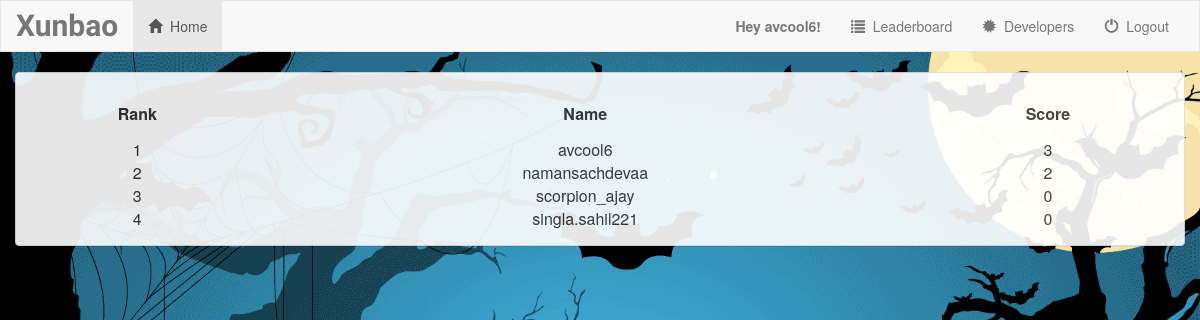
Screenshot of /leaderboard/ (signed in) with the database file from the repository.
### myapp/models.py (models this page shows)
class Profile(models.Model):
    user = models.OneToOneField(User, on_delete=models.CASCADE)
    solved = models.IntegerField(default=1)
    timetaken = models.DateTimeField(default=datetime.now)
    class Meta:
        ordering = ['-solved', 'timetaken']

### myapp/views.py (the view)
# urls.py: url(r'^leaderboard/$', views.leaderboard, name='leaderboard'),
def leaderboard(request):
    profiles = Profile.objects.all()
    return render(request, 'myapp/leaderboard.html', {
        'profiles': profiles,
    })

### myapp/templates/myapp/leaderboard.html
{% extends 'myapp/base.html' %}
{% block body %}
<div class="container-fluid" style="opacity: 0.9">
    <div class="panel panel-default">
        <div class="panel-body">
            <table class="responsive">
                <thead>
                  <tr>
                      <th>Rank</th>
                      <th>Name</th>
                      <th>Score</th>
                  </tr>
                </thead>
                <tbody>
                    {% for profile in profiles %}
                    <tr>
                        <td>
                            {{ forloop.counter }}
                        </td>
                        <td>
                            {{ profile.user.username }}
                        </td>
                        <td>
                            {{ profile.solved|add:"-1" }}
                        </td>
                    </tr>
                    {% endfor %}
                </tbody>
            </table>
        </div>
    </div>
</div>
{% endblock %}

### myapp/templates/myapp/base.html (shortened to what this page needs)
{%load static%}
<html lang="en">
<head>
    {% load staticfiles %}
    <link rel="stylesheet" href="//maxcdn.bootstrapcdn.com/bootstrap/3.2.0/css/bootstrap.min.css">
    <link rel="stylesheet" type="text/css" href="{% static 'css/style.css' %}">
</head>
<body style="background: url('{% static 'images/bg2.gif' %}'); background-repeat: no-repeat; background-attachment: fixed; background-size: cover;" >
    <nav class="navbar navbar-default">
        <div class="container-fluid">
            <div class="navbar-header">
                <a class="navbar-brand" href="{% url 'myapp:index' %}" style="font-size: 30px;"><strong>Xunbao</strong></a>
            </div>
            <div class="collapse navbar-collapse" id="topNavBar">
                <ul class="nav navbar-nav">
                    <li class="active">
                        <a href="{% url 'myapp:index' %}">
                            <span class="glyphicon glyphicon-home" aria-hidden="true"></span>&nbsp; Home
                        </a>
                    </li>
                </ul>
                <ul class="nav navbar-nav navbar-right">
                    <li class="">
                    {% if request.user.is_authenticated %}
                        <a href="">
                            <strong>Hey {{ user.username }}! </strong>
                        </a>
                    {% endif %}
                    </li>
                    <li class="">
                        <a href="{% url 'myapp:leaderboard' %}">
                            <span class="glyphicon glyphicon-list" aria-hidden="true"></span>&nbsp; Leaderboard
                        </a>
                    </li>
                    <li class="">
                        <a href="{% url 'myapp:developers' %}">
                            <span class="glyphicon glyphicon-certificate" aria-hidden="true"></span>&nbsp; Developers
                        </a>
                    </li>
                    <li class="">
                        {% block loga %}<a href="{% url 'myapp:logout' %}">{% endblock %}
                            {% block log %}{% if request.user.is_authenticated %}<span class="glyphicon glyphicon-off" aria-hidden="true"></span>&nbsp; Logout{% endif %}{% endblock %}
                        </a>
                    </li>
                </ul>
            </div>
        </div>
    </nav>
    {% block body %}
    {% endblock %}
</body>
</html>

### static/myapp/style.css (style rules this page uses)
body { background: url("images/bg2.gif"); background-size: 100% 100%; }
.navbar { border-radius: 0; }
.navbar-brand { font-family: 'Satisfy', cursive; }
table { width: 100%; }
th { text-align: center; height: 50px; }
td { text-align: center; }

### rows the page displays
Profile: user.username "avcool6", solved|add "3"
Profile: user.username "namansachdevaa", solved|add "2"
Profile: user.username "scorpion_ajay", solved|add "0"
Profile: user.username "singla.sahil221", solved|add "0"

### other values shown
{{ user.username }} "avcool6"
